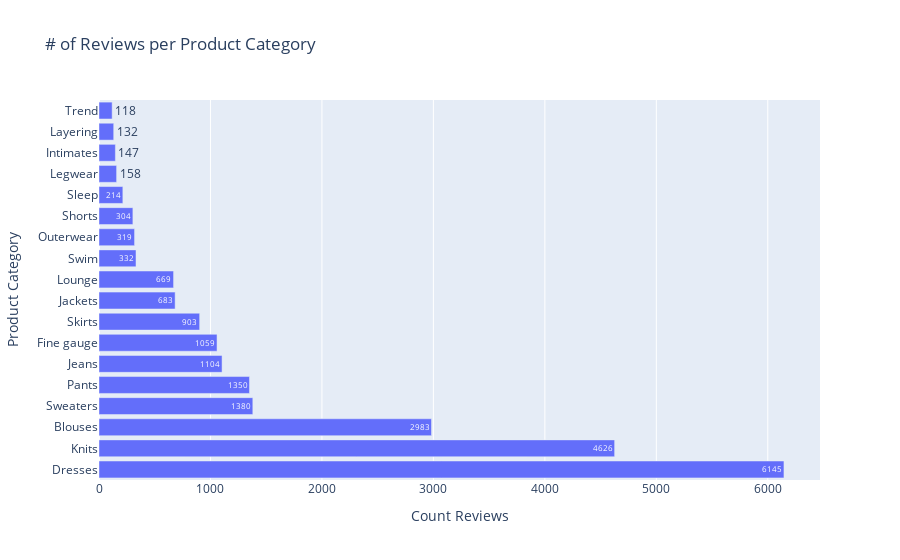

The cell this chart's notebook holds for it:
### Code cell
px.bar(
    data_frame = df_count_by_category_desc,
    x = 'count_reviews',
    y = 'product_category',
    text = 'count_reviews',
    height = 700,
    labels = {
        'product_category': 'Product Category',
        'count_reviews': 'Count Reviews'
    },
    title = '# of Reviews per Product Category'
)

### Figure 1 — Plotly figure (JSON) as saved in the notebook; plotly's stock layout.template omitted (floating-point values rounded to 4 significant figures)
{"data": [{"alignmentgroup": "True", "hovertemplate": "Count Reviews=%{text}<br>Product Category=%{y}<extra></extra>", "legendgroup": "", "marker": {"color": "#636efa", "pattern": {"shape": ""}}, "name": "", "offsetgroup": "", "orientation": "h", "showlegend": false, "text": [6145, 4626, 2983, 1380, 1350, 1104, 1059, 903, 683, 669, 332, 319, 304, 214, 158, 147, 132, 118], "textposition": "auto", "type": "bar", "x": [6145, 4626, 2983, 1380, 1350, 1104, 1059, 903, 683, 669, 332, 319, 304, 214, 158, 147, 132, 118], "xaxis": "x", "y": ["Dresses", "Knits", "Blouses", "Sweaters", "Pants", "Jeans", "Fine gauge", "Skirts", "Jackets", "Lounge", "Swim", "Outerwear", "Shorts", "Sleep", "Legwear", "Intimates", "Layering", "Trend"], "yaxis": "y"}], "layout": {"autosize": true, "barmode": "relative", "legend": {"tracegroupgap": 0}, "title": {"text": "# of Reviews per Product Category"}, "xaxis": {"anchor": "y", "autorange": true, "domain": [0, 1], "range": [0, 6468.0], "title": {"text": "Count Reviews"}, "type": "linear"}, "yaxis": {"anchor": "x", "autorange": true, "domain": [0, 1], "range": [-0.5, 17.5], "title": {"text": "Product Category"}, "type": "category"}}}
